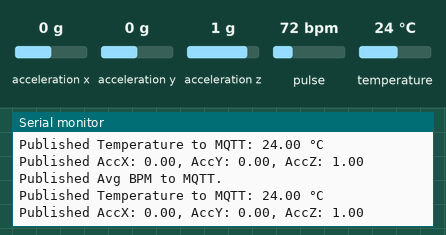
Bench run of a sketch on a simulated ESP32. Parts: the last lines printed to the serial monitor. Wiring (inferred from the names in the program): MPU-6050 motion sensor at I2C address 0x68. The test bench sets the inputs (shaded band); at power-on: acceleration x 0 g, acceleration y 0 g, acceleration z 1 g, temperature 24 °C, pulse 72 bpm. WiFi joins after 1.5 s; servers stay silent unless stated; no MQTT or app messages arrive unless stated.

Above: at 3.2 s.
3.3 s: acceleration x set to -1.4 g
At 4.6 s:
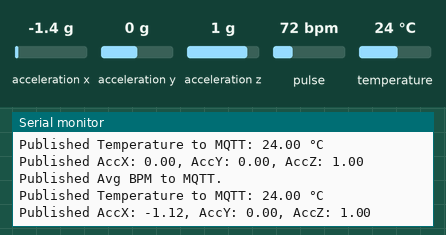
4.8 s: acceleration y set to -1.4 g
At 5.9 s:
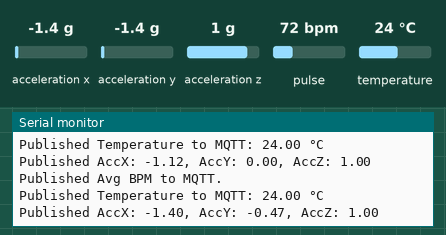
6.3 s: acceleration z set to -1.4 g
At 7.6 s:
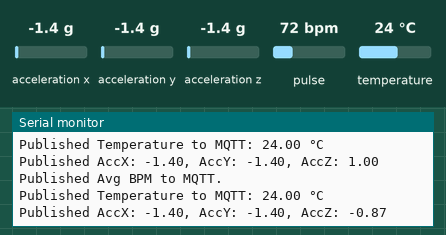
7.8 s: temperature set to 12 °C
At 8.5 s:
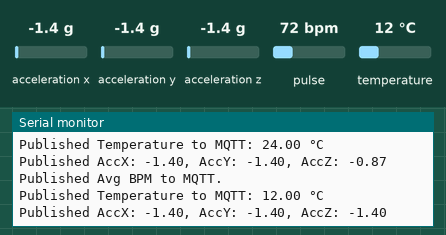
Timing chart, 0 to 10.3 s (numbered marks = the images above; inputs shaded):
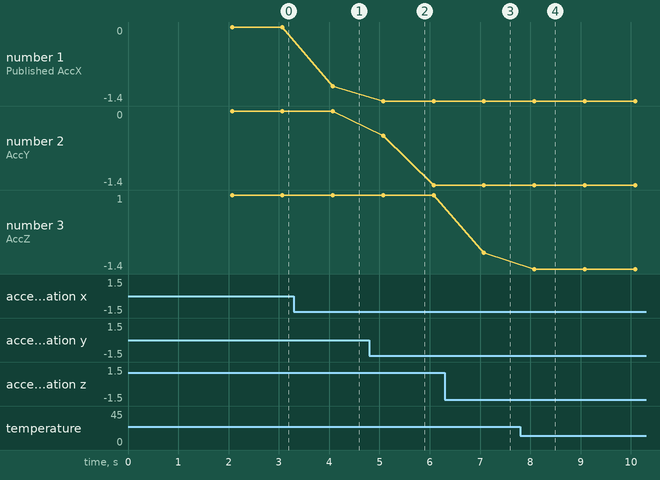

The sketch:

HealthMotionMqttTracker.ino
```cpp
#include <Wire.h>
#include "MAX30105.h"
#include "heartRate.h"
#include <WiFi.h>
#include <ArduinoMqttClient.h>

// WiFi credentials
const char* ssid = "BME2";
const char* password = "12345678";

// MQTT Broker settings
const char* mqtt_server = "54.226.172.192";
const int mqtt_port = 1883;

// MQTT topics
const char* topic_heartRate = "sensor/heartRate";
const char* topic_temperature = "sensor/temperature";
const char* topic_fingerStatus = "sensor/fingerStatus";
const char* topic_accX = "sensor/accX";
const char* topic_accY = "sensor/accY";
const char* topic_accZ = "sensor/accZ";

// WiFi and MQTT clients
WiFiClient wifiClient;
MqttClient mqttClient(wifiClient);

MAX30105 particleSensor;

const byte RATE_SIZE = 4;
byte rates[RATE_SIZE];
byte rateSpot = 0;
long lastBeat = 0;

float beatsPerMinute;
int beatAvg;

unsigned long lastPublishTime = 0; // Timer for publishing data every second

// Accelerometer setup
const int MPU = 0x68;  // I2C address of the MPU6050
float AccX, AccY, AccZ; // Variables for averaged accelerometer data
float accXSum = 0, accYSum = 0, accZSum = 0; // Sums for averaging
int readingCount = 0;                        // Counter for readings

// Function declarations
void connectToWiFi();
void connectToMQTT();
void publishHeartRate(int avgBPM);
void publishTemperature(float temperatureC);
void publishFingerStatus(const char* status);
void publishAccelerometerData(float accX, float accY, float accZ);
void initializeMPU6050();
void readAccelerometerData();
float readTemperature();

void setup() {
  Serial.begin(115200);
  Serial.println("Initializing...");

  // Initialize WiFi and MQTT connections
  connectToWiFi();
  connectToMQTT();

  // Initialize heart rate sensor
  if (!particleSensor.begin(Wire, I2C_SPEED_FAST)) {
    Serial.println("MAX30102 was not found. Please check wiring/power.");
    while (1);
  }
  Serial.println("Place your index finger on the sensor with steady pressure.");

  particleSensor.setup();
  particleSensor.setPulseAmplitudeRed(0x7F);
  particleSensor.setPulseAmplitudeGreen(0);

  // Initialize MPU6050
  initializeMPU6050();
}

void loop() {
  if (!mqttClient.connected()) connectToMQTT();
  mqttClient.poll();

  long irValue = particleSensor.getIR();

  if (checkForBeat(irValue) == true) {
    long delta = millis() - lastBeat;
    lastBeat = millis();

    beatsPerMinute = 60 / (delta / 1000.0);

    if (beatsPerMinute < 120 && beatsPerMinute > 45) {
      rates[rateSpot++] = (byte)beatsPerMinute;
      rateSpot %= RATE_SIZE;

      beatAvg = 0;
      for (byte x = 0; x < RATE_SIZE; x++) {
        beatAvg += rates[x];
      }
      beatAvg /= RATE_SIZE;
    }
  }

  if (irValue < 50000) {
    publishFingerStatus("No finger detected");
  } else {
    publishFingerStatus(""); // Clear "No finger" message
  }

  // Read accelerometer data multiple times per second
  readAccelerometerData();

  // Publish heart rate, temperature, and accelerometer data every second
  if (millis() - lastPublishTime >= 1000) {
    lastPublishTime = millis();

    // Publish Avg BPM
    publishHeartRate(beatAvg);

    // Read and publish temperature
    float temperatureC = readTemperature();
    publishTemperature(temperatureC);

    // Calculate and publish averaged accelerometer data
    if (readingCount > 0) {
      AccX = accXSum / readingCount;
      AccY = accYSum / readingCount;
      AccZ = accZSum / readingCount;

      accXSum = 0;
      accYSum = 0;
      accZSum = 0;
      readingCount = 0;

      publishAccelerometerData(AccX, AccY, AccZ);
    }
  }
}

void connectToWiFi() {
  Serial.print("Connecting to WiFi: ");
  Serial.println(ssid);
  WiFi.begin(ssid, password);

  while (WiFi.status() != WL_CONNECTED) {
    delay(1000);
    Serial.print(".");
  }
  Serial.println("\nConnected to WiFi!");
  Serial.println("IP address: ");
  Serial.println(WiFi.localIP());
}

void connectToMQTT() {
  Serial.print("Connecting to MQTT...");
  while (!mqttClient.connect(mqtt_server, mqtt_port)) {
    Serial.print(".");
    delay(5000);
  }
  Serial.println("\nConnected to MQTT broker!");
}

// Publish Avg BPM to MQTT
void publishHeartRate(int avgBPM) {
  mqttClient.beginMessage(topic_heartRate);
  mqttClient.print(avgBPM);
  mqttClient.endMessage();
  Serial.println("Published Avg BPM to MQTT.");
}

// Publish temperature to MQTT
void publishTemperature(float temperatureC) {
  mqttClient.beginMessage(topic_temperature);
  mqttClient.print(temperatureC, 2);
  mqttClient.endMessage();
  Serial.print("Published Temperature to MQTT: ");
  Serial.print(temperatureC, 2);
  Serial.println(" °C");
}

// Publish finger status to MQTT
void publishFingerStatus(const char* status) {
  mqttClient.beginMessage(topic_fingerStatus);
  mqttClient.print(status);
  mqttClient.endMessage();
  if (strlen(status) > 0) {
    Serial.println("Published finger status: No finger detected");
  }
}

// Publish accelerometer data to MQTT
void publishAccelerometerData(float accX, float accY, float accZ) {
  mqttClient.beginMessage(topic_accX);
  mqttClient.print(accX, 2);
  mqttClient.endMessage();

  mqttClient.beginMessage(topic_accY);
  mqttClient.print(accY, 2);
  mqttClient.endMessage();

  mqttClient.beginMessage(topic_accZ);
  mqttClient.print(accZ, 2);
  mqttClient.endMessage();

  Serial.print("Published AccX: ");
  Serial.print(accX, 2);
  Serial.print(", AccY: ");
  Serial.print(accY, 2);
  Serial.print(", AccZ: ");
  Serial.println(accZ, 2);
}

// Initialize MPU6050 accelerometer
void initializeMPU6050() {
  Wire.begin();
  Wire.beginTransmission(MPU);
  Wire.write(0x6B);         // Access the power management register
  Wire.write(0x00);         // Wake up MPU6050
  Wire.endTransmission(true);

  Wire.beginTransmission(MPU);
  Wire.write(0x1C);         // Access the Accelerometer Configuration Register
  Wire.write(0x00);         // Set full-scale range to ±2g
  Wire.endTransmission(true);
}

// Read accelerometer data from MPU6050
void readAccelerometerData() {
  static unsigned long lastAccelTime = 0;

  if (millis() - lastAccelTime >= 100) { // Take a reading every 100ms
    lastAccelTime = millis();

    Wire.beginTransmission(MPU);
    Wire.write(0x3B);         // Start with the accelerometer data register
    Wire.endTransmission(false);
    Wire.requestFrom(MPU, 6, true);

    // Convert the data to accelerometer readings
    int16_t rawX = (Wire.read() << 8) | Wire.read(); // X-axis raw data
    int16_t rawY = (Wire.read() << 8) | Wire.read(); // Y-axis raw data
    int16_t rawZ = (Wire.read() << 8) | Wire.read(); // Z-axis raw data

    // Convert raw data to acceleration in g
    float accX = rawX / 16384.0;  // X-axis acceleration in g
    float accY = rawY / 16384.0;  // Y-axis acceleration in g
    float accZ = rawZ / 16384.0;  // Z-axis acceleration in g

    // Accumulate readings for averaging
    accXSum += accX;
    accYSum += accY;
    accZSum += accZ;
    readingCount++;
  }
}

// Read temperature from MAX30105 sensor
float readTemperature() {
  return particleSensor.readTemperature();  // Temperature in Celsius
}
```

Measured:
- after the input at 3.3 s, the serial monitor: prints a new line after 0.77 s (image 1)
- after the input at 4.8 s, the serial monitor: prints a new line after 0.27 s (image 2)
- after the input at 6.3 s, the serial monitor: prints a new line after 0.78 s (image 3)
- after the input at 7.8 s, the serial monitor: prints a new line after 0.28 s (image 4)
- plotted number 1: 0 → -1.12 after the input at 3.3 s
- plotted number 3: 1 → -0.87 after the input at 6.3 s
